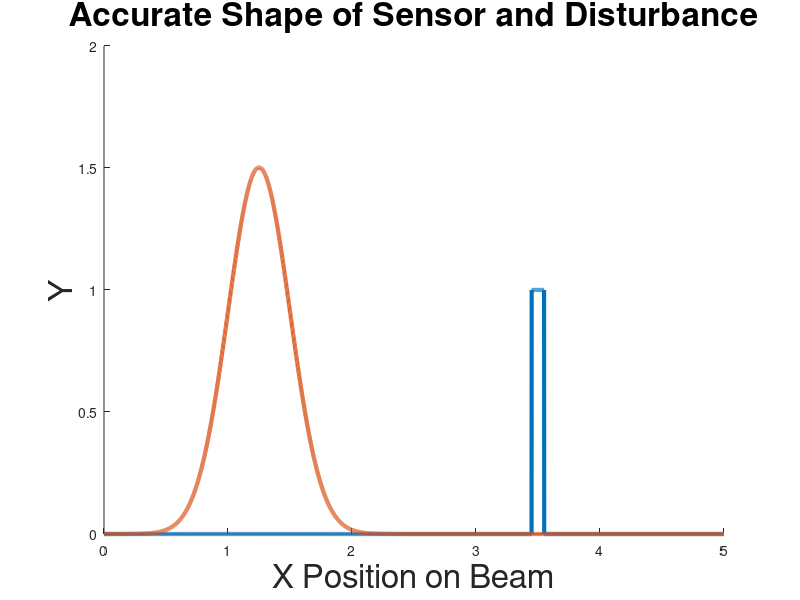

Write the MATLAB code that produced this figure.
clf;clc;clear;
Length            = 5; %0.4573        ;%length
NumNode           = 10000  ;%number of modes
Stiffness         = 0.491; %0.491      ;
MassDensity       = 0.093; %  0.093
DampingVis        = 0.0013;%0.0013     ;
DampingKV         = 0.0000649;%0.00000000000649  ;%0.0000649 
ActLoc            = Length*0.3 ; 
SenLoc            = Length*0.7 ; 
ActWidth          = Length*0.01; % 0.01
SenWidth          = Length*0.01;
StateWeight       = 1          ;%state weight in the cost function
ControlWeight     = 1          ;%control weight in the cost function, must be one for unitary assumpt of zhou for Riccaties page 376
DisturbanceEnergy = 1000          ;
DisturbanceMean   = Length*0.25 ;%disturbance is a gaussian function
DisturbanceVar    = Length*0.05;
DistWeightOnMeasurement = 1    ; % must be one for unitary assumption of zhou page 376
NumLoc            = 100;        

L = Length;
sensorLoc = SenLoc;
sensorWidth = SenWidth;
DisturbanceWidth = DisturbanceVar;
dx   = 0.001;
x    = 0:dx:L;


sensor  = zeros(1,length(x));
I1 = floor((SenWidth/Length)*length(x));
I2 = floor(length(x)*SenLoc/Length);
sensor(I2-I1:I2+I1) = 1;

Disutrbance    = exp((-1/2)*((x-DisturbanceMean)/DisturbanceWidth).^2); %Disturbance a normalized gaussian function
Disutrbance    = Disutrbance/(norm(Disutrbance)*sqrt(dx));          %Normalizing L2 norm to one

figure(1)
hold;
plot(x,sensor,'LineWidth',3);
plot(x,Disutrbance,'LineWidth',3);
hold off;
xlabel('X Position on Beam');
ylabel('Y');
title('Accurate Shape of Sensor and Disturbance');
set(findall(gcf,'type','text'),'fontSize',24);
